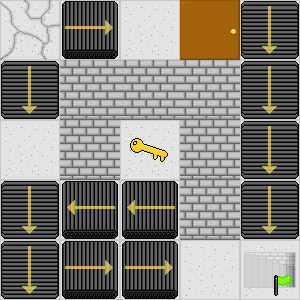

A 2D game scene composited from a Tiled map and its tileset images. What follows is a short description and the map's XML, with every tile layer's data as written:
An orthogonal 5x5 tile map with 60x60 px tiles, 3 tile layers (Hidden Traps, Floor, Objects).

<map version="1.2" tiledversion="1.2.2" orientation="orthogonal" renderorder="right-down" width="5" height="5" tilewidth="60" tileheight="60" infinite="0" nextlayerid="4" nextobjectid="1">
 <tileset firstgid="1" source="../data/objects.tsx" />
 <layer id="3" name="Hidden Traps" width="5" height="5">
  <data encoding="csv">
0,0,0,0,0,
0,0,0,0,0,
12,0,0,0,0,
0,0,0,0,0,
0,0,0,12,0
</data>
 </layer>
 <layer id="1" name="Floor" width="5" height="5">
  <data encoding="csv">
13,2,2,2,2,
2,2,2,2,2,
2,2,2,2,2,
2,2,2,2,2,
2,2,2,2,2
</data>
 </layer>
 <layer id="2" name="Objects" width="5" height="5">
  <data encoding="csv">
0,8,0,1,11,
11,5,5,5,11,
0,5,3,5,11,
11,10,10,5,11,
11,8,8,0,7
</data>
 </layer>
</map>
